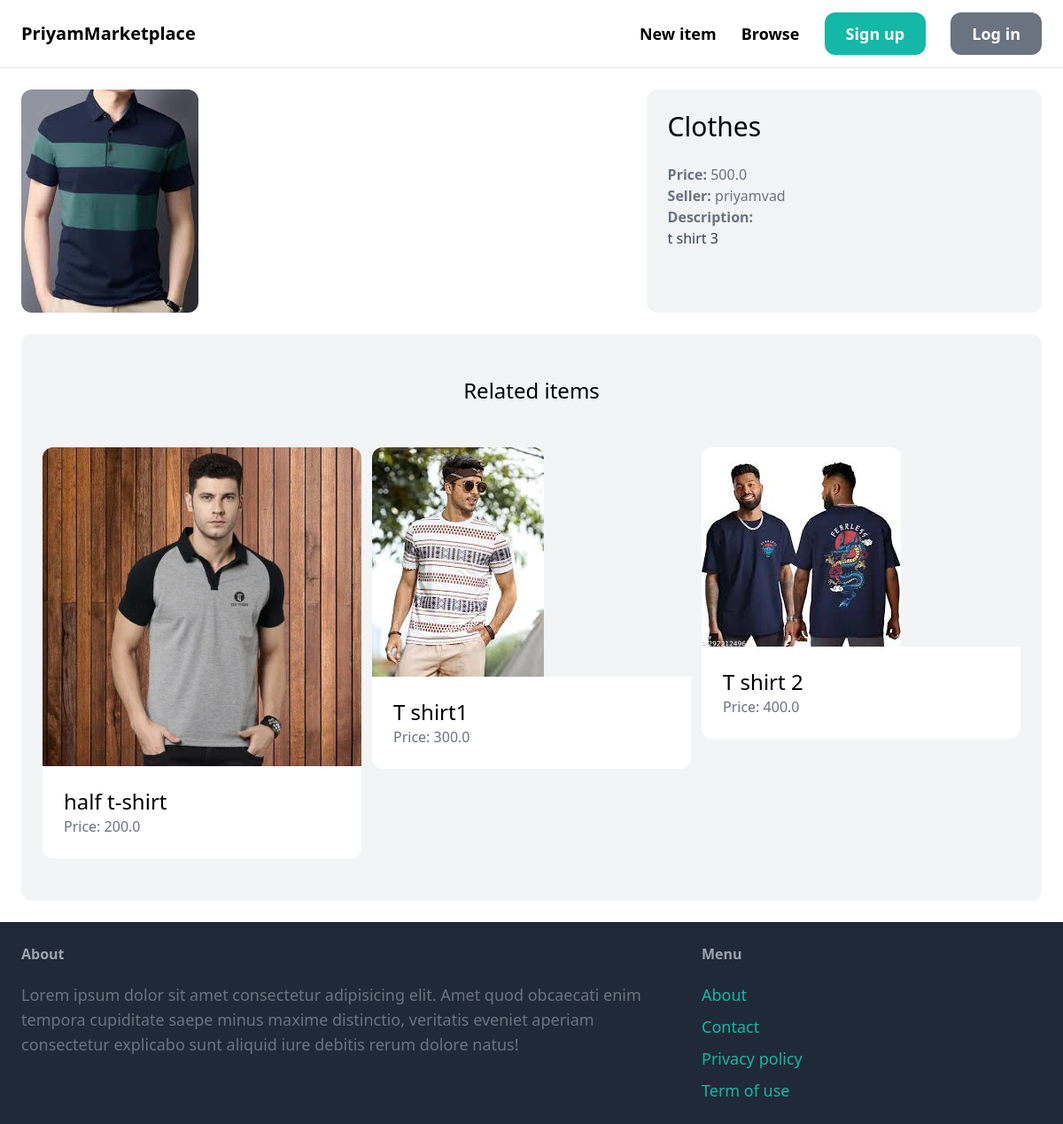
/items/6/, run on the app's committed database.
### item/models.py (models this page shows, shortened)
class Item(models.Model):
    category = models.ForeignKey(Category,related_name="items",on_delete=models.CASCADE)
    name = models.CharField(max_length=255)
    description = models.TextField(blank=True,null=True)
    price = models.FloatField()
    image = models.ImageField(upload_to='item_images',blank=True,null=True)
    is_sold = models.BooleanField(default=False)
    created_by = models.ForeignKey(User,related_name="items",on_delete=models.CASCADE)
    created_at = models.DateTimeField(auto_now_add=True)

### item/views.py (the view)
# urls.py: path('<int:pk>/',views.detail,name="detail")
def detail(request,pk):
    item = get_object_or_404(Item,pk=pk)
    related_items = Item.objects.filter(category=item.category,is_sold=False).exclude(pk=pk)[0:3]
    return render(request,'item/detail.html',{
        'item':item,
        'related_items':related_items
    })

### item/templates/item/detail.html (shortened to what this page needs)
{% extends 'core/base.html' %}
{%block content %}
<div class="grid grid-cols-5 gap-6">
    <div class="col-span-3">
        <img src="{{ item.image.url }}" class="rounded-xl">
    </div>
    <div class="col-span-2 p-6 bg-gray-100 rounded-xl">
        <h1 class="mb-6 text-3xl">{{ item.name }}</h1>
        <p class="text-gray-500"><strong>Price: </strong>{{ item.price }}</p>
        <p class="text-gray-500"><strong>Seller: </strong>{{ item.created_by.username }}</p>
        {% if item.description %}
            <p class="text-gray-700">
                <strong class="text-gray-500">Description:</strong><br>
                {{ item.description }}
            </p>
        {% endif %}
    </div>
</div>
<div class="mt-6 px-6 py-12 bg-gray-100 rounded-xl">
    <h2 class="mb-12 text-2xl text-center">Related items</h2>
    <div class="grid grid-cols-3 gap-3">
        {% for item in related_items %}
            <div>
                <a href="{% url 'item:detail' item.id %}">
                    <div>
                        <img src="{{ item.image.url }}" class="rounded-t-xl">
                    </div>
                    <div class="p-6 bg-white rounded-b-xl">
                        <h2 class="text-2xl">{{ item.name }}</h2>
                        <p class="text-gray-500">Price: {{ item.price }}</p>
                    </div>
                </a>
            </div>
        {% endfor %}
    </div>
</div>
{% endblock %}

### data on the page
Item: image (picture), name "Clothes", price "500.0", created_by.username "priyamvad", description "t shirt 3"
Item: image (picture), name "half t-shirt", price "200.0"
Item: image (picture), name "T shirt1", price "300.0"
Item: image (picture), name "T shirt 2", price "400.0"
